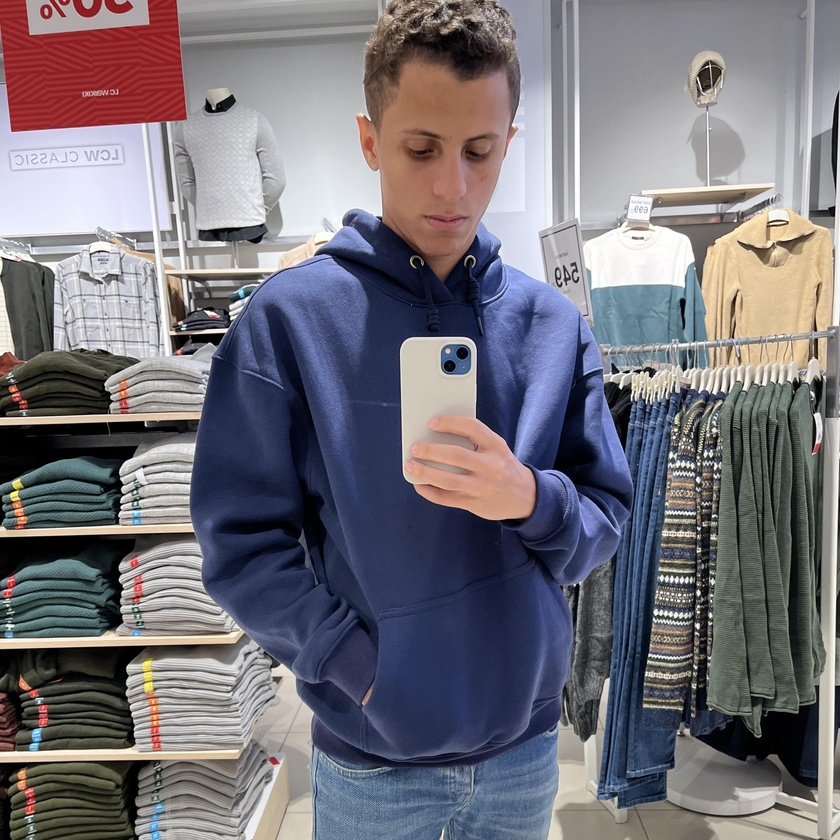
#> input picture mo.jpg, 840 x 840 px, shrunk from 2047 x 2048 before the run, found by its file name
$ python session12Matplot.py
#> lines starting #> are read from the running program, lines starting #| are printed output that depends on the picture; after the words box and inside, x2 and y2 are one past the last pixel; in counts of white or black regions, pixels touching at a corner belong together
import numpy as np
from matplotlib import pyplot as plt
import cv2 as cv
img = cv.imread('mo.jpg',0)
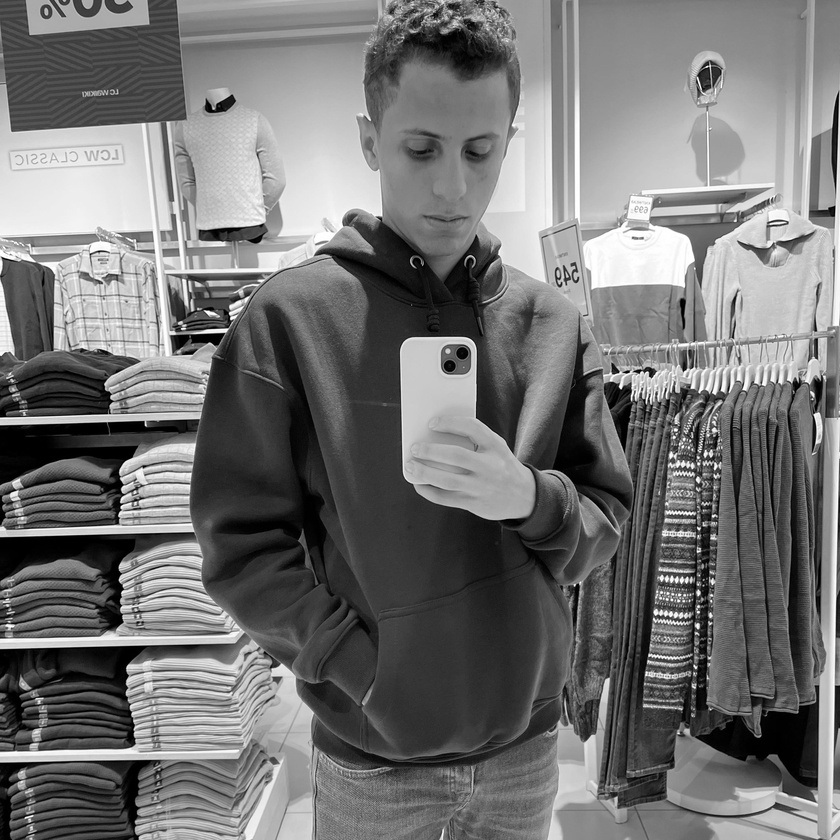
#> img: shape (840, 840); min 0, max 255, mean 115.6
_, th1 = cv.threshold(img, 50, 255, cv.THRESH_BINARY)
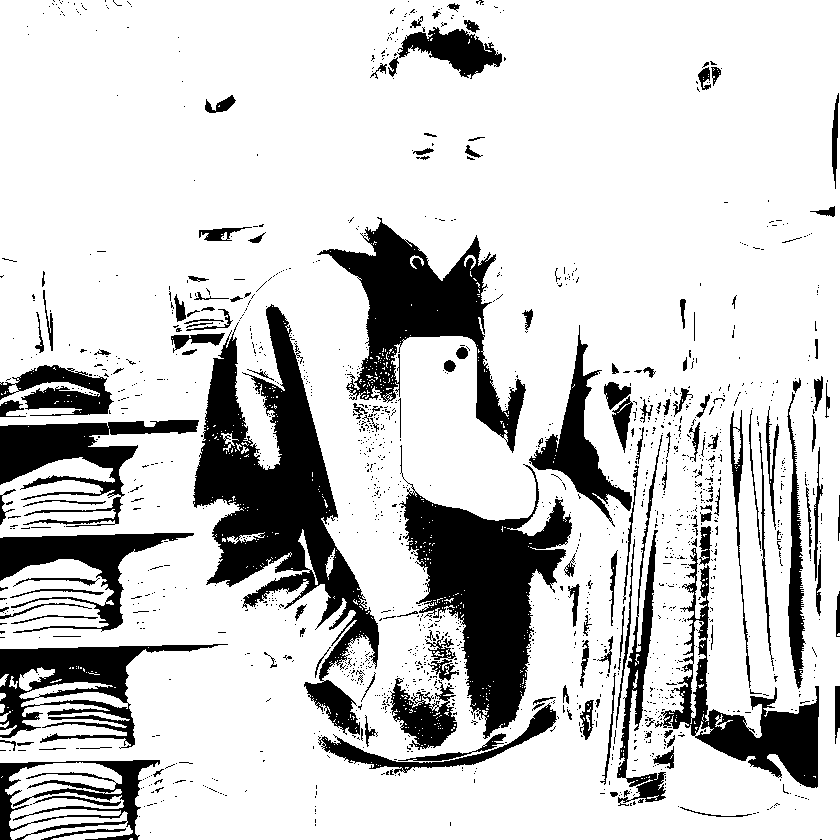
#> th1: shape (840, 840); 80.4% white; 1578 black regions (1420 under 20 px), largest, box (x1, y1, x2, y2) and area: (193, 304, 379, 735) 26924, (399, 445, 572, 739) 19823, (317, 217, 526, 453) 15033
_, th2 = cv.threshold(img, 200, 255, cv.THRESH_BINARY_INV)
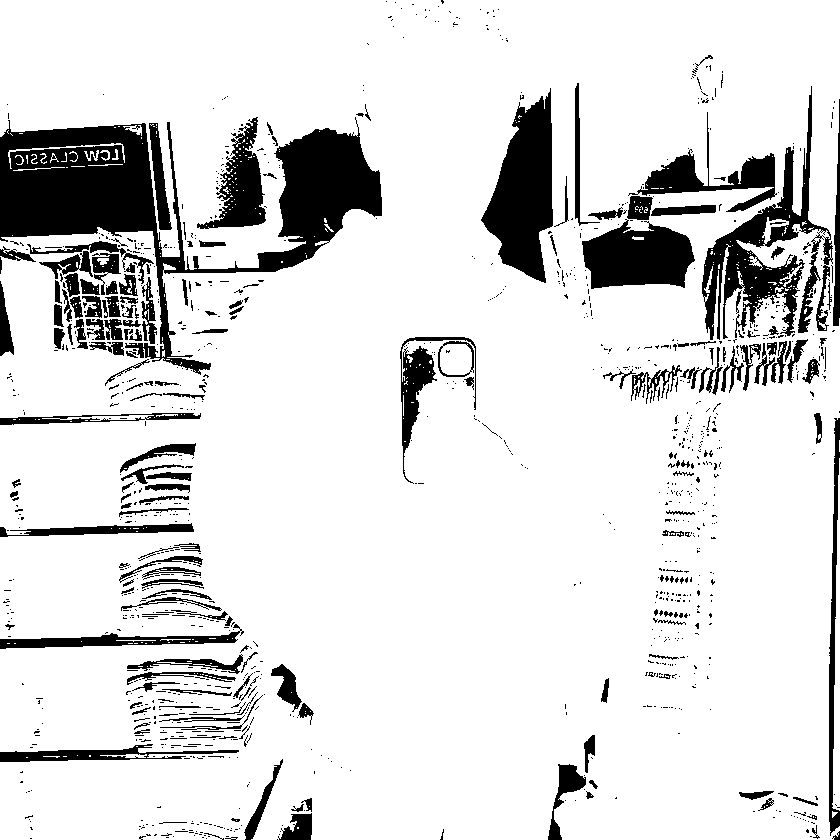
#> th2: shape (840, 840); 86.3% white; 1185 black regions (1001 under 20 px), largest, box (x1, y1, x2, y2) and area: (0, 117, 382, 375) 27707, (702, 86, 833, 340) 8809, (481, 88, 553, 283) 8199
_, th3 = cv.threshold(img, 127, 255, cv.THRESH_TRUNC)
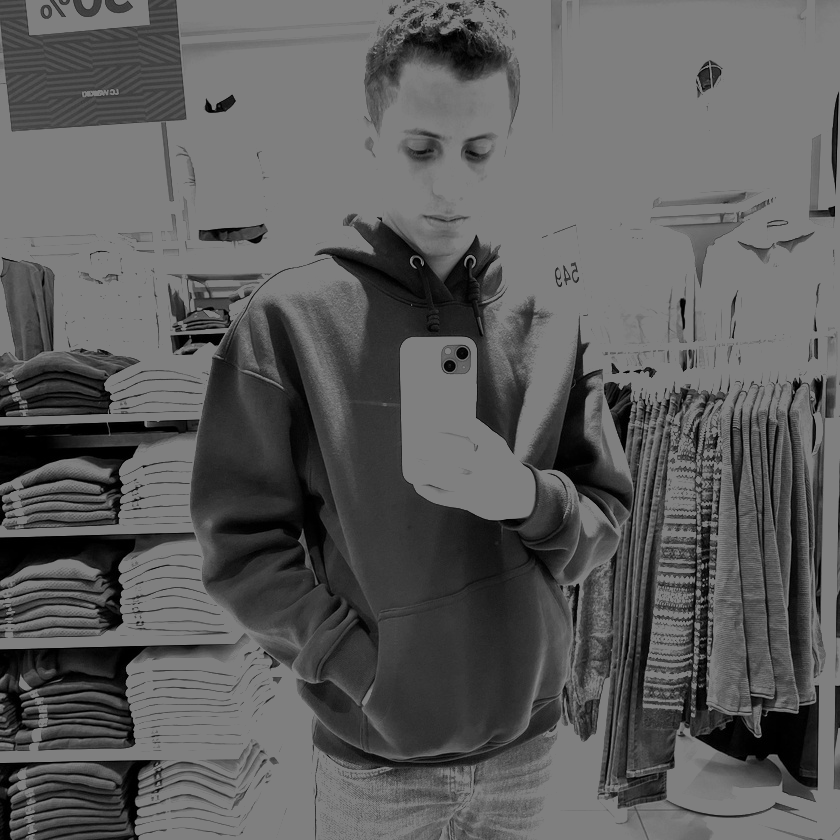
#> th3: shape (840, 840); min 0, max 127, mean 92.3
_, th4 = cv.threshold(img, 127, 255, cv.THRESH_TOZERO)
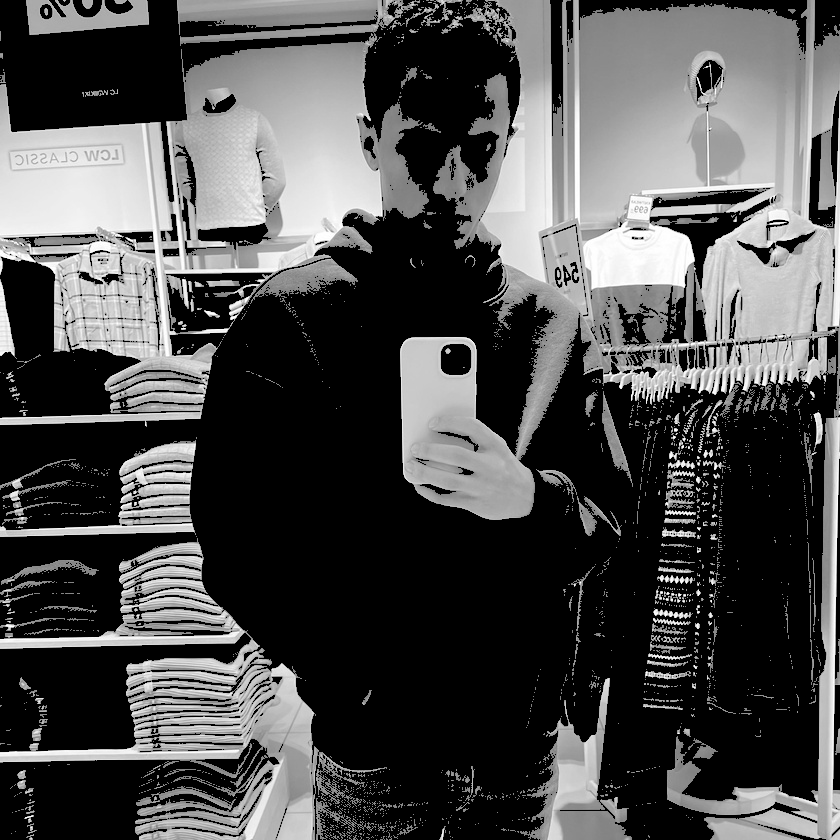
#> th4: shape (840, 840); min 0, max 255, mean 78.4
_, th5 = cv.threshold(img, 127, 255, cv.THRESH_TOZERO_INV)
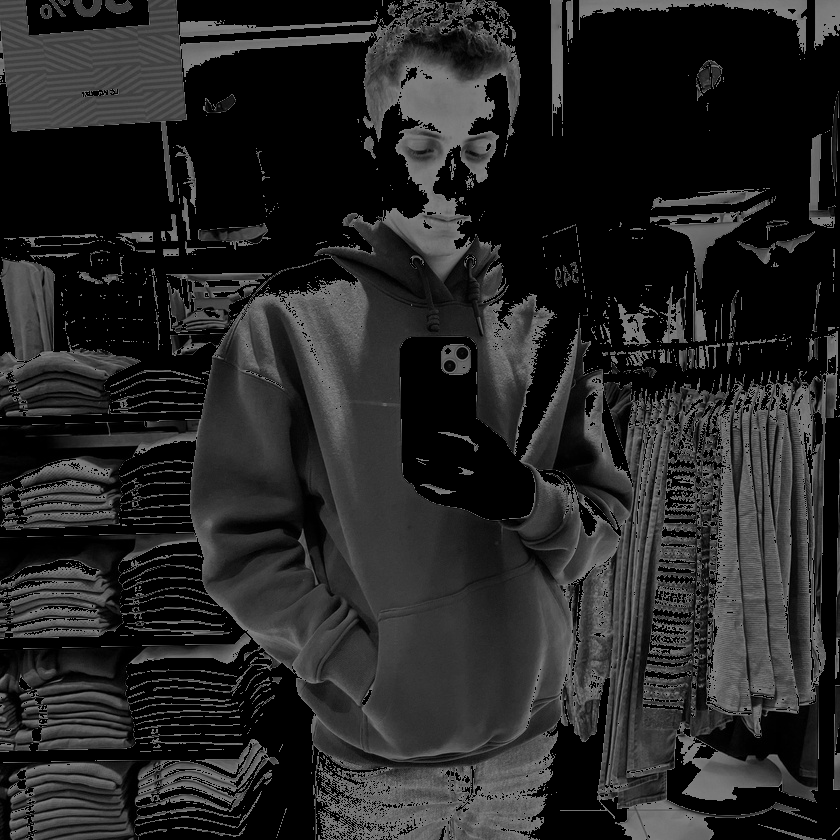
#> th5: shape (840, 840); min 0, max 127, mean 37.2

titles = ['Original Image','BINARY','BINARY_INV','TRUNC','TOZERO','TOZERO_INV']
images = [img, th1 ,th2 ,th3 ,th4, th5]

for i in range(6):
    plt.subplot(2, 3, i+1), plt.imshow(images[i], 'gray')
    plt.title(titles[i])
    plt.xticks([]),plt.yticks([])#ticks
# [6 lines of commented-out code are left out]
plt.show()#show
#cv.waitKey(0)
#cv.destroyAllWindows()#close window
